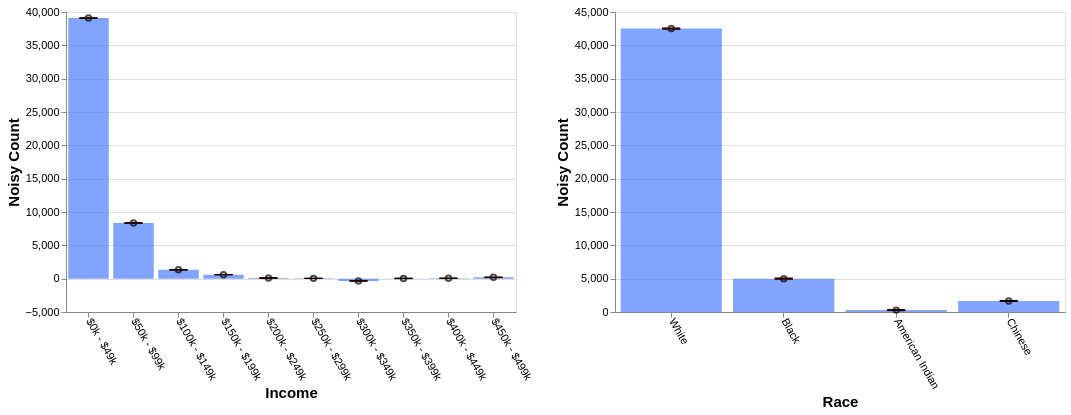

Specify this chart in Vega-Lite:
### Vega-Lite specification from a JSON file in a GitHub repository (floating-point values rounded to 4 significant figures)
{"config": {"view": {"continuousWidth": 400, "continuousHeight": 300}, "axis": {"labelFontSize": 11, "titleFontSize": 15}, "axisBottom": {"labelAngle": 60}}, "hconcat": [{"layer": [{"mark": "bar", "encoding": {"color": {"value": "transparent"}, "tooltip": [{"aggregate": "sum", "field": "noisy_count", "title": "noisy count", "type": "quantitative"}, {"aggregate": "sum", "field": "noisy_count_prev", "title": "prev count", "type": "quantitative"}, {"aggregate": "sum", "field": "error", "title": "current error", "type": "quantitative"}, {"aggregate": "sum", "field": "error_prev", "title": "prev error", "type": "quantitative"}], "x": {"field": "income", "sort": null, "title": "Income", "type": "ordinal"}}, "height": 300, "selection": {"selector639": {"type": "interval", "encodings": ["x"]}}, "transform": [{"filter": {"selection": "selector640"}}], "width": 450}, {"mark": {"type": "bar", "color": "gray", "opacity": 0}, "encoding": {"x": {"field": "income", "sort": null, "title": "Income", "type": "ordinal"}, "y": {"aggregate": "sum", "field": "noisy_count_prev", "type": "quantitative"}}, "transform": [{"filter": {"selection": "selector640"}}]}, {"mark": {"type": "bar", "color": "#4C7FFF", "opacity": 0.7}, "encoding": {"x": {"field": "income", "sort": null, "title": "Income", "type": "ordinal"}, "y": {"aggregate": "sum", "field": "noisy_count", "type": "quantitative"}}, "transform": [{"filter": {"selection": "selector640"}}]}, {"mark": {"type": "point", "color": "black", "opacity": 0.7}, "encoding": {"x": {"field": "income", "sort": null, "title": "Income", "type": "ordinal"}, "y": {"aggregate": "sum", "field": "noisy_count", "title": "Noisy Count", "type": "quantitative"}}, "transform": [{"filter": {"selection": "selector640"}}]}, {"mark": {"type": "rule", "color": "#B6B6B6", "size": 2, "strokeDash": [3, 3]}, "encoding": {"x": {"field": "income", "sort": null, "title": "Income", "type": "ordinal"}, "y": {"aggregate": "sum", "field": "plus_error_prev_income", "title": "", "type": "quantitative"}, "y2": {"aggregate": "sum", "field": "minus_error_prev_income", "title": ""}}, "transform": [{"filter": {"selection": "selector640"}}]}, {"mark": {"type": "tick", "color": "#B90000", "size": 0, "strokeDash": [1, 1]}, "encoding": {"x": {"field": "income", "sort": null, "title": "Income", "type": "ordinal"}, "y": {"aggregate": "sum", "field": "plus_error_prev_income", "type": "quantitative"}}, "transform": [{"filter": {"selection": "selector640"}}]}, {"mark": {"type": "tick", "color": "#B90000", "size": 0, "strokeDash": [3, 1]}, "encoding": {"x": {"field": "income", "sort": null, "title": "Income", "type": "ordinal"}, "y": {"aggregate": "sum", "field": "minus_error_prev_income", "type": "quantitative"}}, "transform": [{"filter": {"selection": "selector640"}}]}, {"mark": {"type": "rule", "color": "black", "size": 2}, "encoding": {"x": {"field": "income", "sort": null, "title": "Income", "type": "ordinal"}, "y": {"aggregate": "sum", "field": "plus_error", "title": "", "type": "quantitative"}, "y2": {"aggregate": "sum", "field": "minus_error", "title": ""}}, "transform": [{"filter": {"selection": "selector640"}}]}, {"mark": {"type": "tick", "color": "black", "width": 0}, "encoding": {"x": {"field": "income", "sort": null, "title": "Income", "type": "ordinal"}, "y": {"aggregate": "sum", "field": "plus_error", "type": "quantitative"}}, "transform": [{"filter": {"selection": "selector640"}}]}, {"mark": {"type": "tick", "color": "black", "width": 0}, "encoding": {"x": {"field": "income", "sort": null, "title": "Income", "type": "ordinal"}, "y": {"aggregate": "sum", "field": "minus_error", "type": "quantitative"}}, "transform": [{"filter": {"selection": "selector640"}}]}]}, {"layer": [{"mark": "bar", "encoding": {"color": {"value": "transparent"}, "tooltip": [{"aggregate": "sum", "field": "noisy_count", "title": "noisy count", "type": "quantitative"}, {"aggregate": "sum", "field": "noisy_count_prev", "title": "prev count", "type": "quantitative"}, {"aggregate": "sum", "field": "error", "title": "current error", "type": "quantitative"}, {"aggregate": "sum", "field": "error_prev", "title": "prev error", "type": "quantitative"}], "x": {"field": "race", "sort": null, "title": "Race", "type": "ordinal"}}, "height": 300, "selection": {"selector640": {"type": "interval", "encodings": ["x"]}}, "transform": [{"filter": {"selection": "selector639"}}], "width": 450}, {"mark": {"type": "bar", "color": "gray", "opacity": 0}, "encoding": {"x": {"field": "race", "sort": null, "title": "Race", "type": "ordinal"}, "y": {"aggregate": "sum", "field": "noisy_count_prev", "type": "quantitative"}}, "transform": [{"filter": {"selection": "selector639"}}]}, {"mark": {"type": "bar", "color": "#4C7FFF", "opacity": 0.7}, "encoding": {"x": {"field": "race", "sort": null, "title": "Race", "type": "ordinal"}, "y": {"aggregate": "sum", "field": "noisy_count", "type": "quantitative"}}, "transform": [{"filter": {"selection": "selector639"}}]}, {"mark": {"type": "point", "color": "black", "opacity": 0.7}, "encoding": {"x": {"field": "race", "sort": null, "title": "Race", "type": "ordinal"}, "y": {"aggregate": "sum", "field": "noisy_count", "title": "Noisy Count", "type": "quantitative"}}, "transform": [{"filter": {"selection": "selector639"}}]}, {"mark": {"type": "rule", "color": "#B6B6B6", "size": 2, "strokeDash": [3, 3]}, "encoding": {"x": {"field": "race", "sort": null, "title": "Race", "type": "ordinal"}, "y": {"aggregate": "sum", "field": "plus_error_prev_race", "title": "", "type": "quantitative"}, "y2": {"aggregate": "sum", "field": "minus_error_prev_race", "title": ""}}, "transform": [{"filter": {"selection": "selector639"}}]}, {"mark": {"type": "tick", "color": "#B90000", "size": 0, "strokeDash": [1, 1]}, "encoding": {"x": {"field": "race", "sort": null, "title": "Race", "type": "ordinal"}, "y": {"aggregate": "sum", "field": "plus_error_prev_race", "type": "quantitative"}}, "transform": [{"filter": {"selection": "selector639"}}]}, {"mark": {"type": "tick", "color": "#B90000", "size": 0, "strokeDash": [3, 1]}, "encoding": {"x": {"field": "race", "sort": null, "title": "Race", "type": "ordinal"}, "y": {"aggregate": "sum", "field": "minus_error_prev_race", "type": "quantitative"}}, "transform": [{"filter": {"selection": "selector639"}}]}, {"mark": {"type": "rule", "color": "black", "size": 2}, "encoding": {"x": {"field": "race", "sort": null, "title": "Race", "type": "ordinal"}, "y": {"aggregate": "sum", "field": "plus_error", "title": "", "type": "quantitative"}, "y2": {"aggregate": "sum", "field": "minus_error", "title": ""}}, "transform": [{"filter": {"selection": "selector639"}}]}, {"mark": {"type": "tick", "color": "black", "width": 0}, "encoding": {"x": {"field": "race", "sort": null, "title": "Race", "type": "ordinal"}, "y": {"aggregate": "sum", "field": "plus_error", "type": "quantitative"}}, "transform": [{"filter": {"selection": "selector639"}}]}, {"mark": {"type": "tick", "color": "black", "width": 0}, "encoding": {"x": {"field": "race", "sort": null, "title": "Race", "type": "ordinal"}, "y": {"aggregate": "sum", "field": "minus_error", "type": "quantitative"}}, "transform": [{"filter": {"selection": "selector639"}}]}]}], "data": {"name": "data-cb4b37a4be2bb6cdc7bcd973f9f84ba8"}, "$schema": "https://vega.github.io/schema/vega-lite/v4.17.0.json", "datasets": {"data-cb4b37a4be2bb6cdc7bcd973f9f84ba8": [{"income": "$0k - $49k", "race": "White", "noisy_count": 33190.0, "true_count": 33160.0, "plus_error": 33200.0, "minus_error": 33180.0, "error": 6.9, "noisy_count_prev": 33190.0, "true_count_prev": 33160.0, "plus_error_prev": 33200.0, "minus_error_prev": 33180.0, "error_prev": 7.5, "plus_error_prev_income": 33200.0, "minus_error_prev_income": 33180.0, "plus_error_prev_race": 33200.0, "minus_error_prev_race": 33180.0}, {"income": "$0k - $49k", "race": "Black", "noisy_count": 4265.0, "true_count": 4314.0, "plus_error": 4272.0, "minus_error": 4258.0, "error": 6.9, "noisy_count_prev": 4266.0, "true_count_prev": 4314.0, "plus_error_prev": 4273.0, "minus_error_prev": 4258.0, "error_prev": 7.5, "plus_error_prev_income": 4274.0, "minus_error_prev_income": 4259.0, "plus_error_prev_race": 4273.0, "minus_error_prev_race": 4259.0}, {"income": "$0k - $49k", "race": "American Indian", "noisy_count": 551.0, "true_count": 489.0, "plus_error": 557.9, "minus_error": 544.1, "error": 6.9, "noisy_count_prev": 548.8, "true_count_prev": 489.0, "plus_error_prev": 556.3, "minus_error_prev": 541.3, "error_prev": 7.5, "plus_error_prev_income": 557.6, "minus_error_prev_income": 542.6, "plus_error_prev_race": 556.2, "minus_error_prev_race": 541.2}, {"income": "$0k - $49k", "race": "Chinese", "noisy_count": 1085.0, "true_count": 992.0, "plus_error": 1092.0, "minus_error": 1078.0, "error": 6.9, "noisy_count_prev": 1082.0, "true_count_prev": 992.0, "plus_error_prev": 1090.0, "minus_error_prev": 1075.0, "error_prev": 7.5, "plus_error_prev_income": 1091.0, "minus_error_prev_income": 1076.0, "plus_error_prev_race": 1090.0, "minus_error_prev_race": 1075.0}, {"income": "$50k - $99k", "race": "White", "noisy_count": 7495.0, "true_count": 7572.0, "plus_error": 7503.0, "minus_error": 7487.0, "error": 8.1, "noisy_count_prev": 7496.0, "true_count_prev": 7572.0, "plus_error_prev": 7505.0, "minus_error_prev": 7487.0, "error_prev": 8.9, "plus_error_prev_income": 7505.0, "minus_error_prev_income": 7487.0, "plus_error_prev_race": 7505.0, "minus_error_prev_race": 7487.0}, {"income": "$50k - $99k", "race": "Black", "noisy_count": 532.1, "true_count": 547.0, "plus_error": 540.2, "minus_error": 524.0, "error": 8.1, "noisy_count_prev": 531.5, "true_count_prev": 547.0, "plus_error_prev": 540.4, "minus_error_prev": 522.5, "error_prev": 8.9, "plus_error_prev_income": 540.0, "minus_error_prev_income": 522.1, "plus_error_prev_race": 540.8, "minus_error_prev_race": 522.9}, {"income": "$50k - $99k", "race": "American Indian", "noisy_count": -18.5, "true_count": 64.0, "plus_error": -10.4, "minus_error": -26.6, "error": 8.1, "noisy_count_prev": -17.1, "true_count_prev": 64.0, "plus_error_prev": -8.2, "minus_error_prev": -26.1, "error_prev": 8.9, "plus_error_prev_income": -8.575, "minus_error_prev_income": -26.48, "plus_error_prev_race": -8.26, "minus_error_prev_race": -26.16}, {"income": "$50k - $99k", "race": "Chinese", "noisy_count": 342.5, "true_count": 344.0, "plus_error": 350.6, "minus_error": 334.4, "error": 8.1, "noisy_count_prev": 342.0, "true_count_prev": 344.0, "plus_error_prev": 350.9, "minus_error_prev": 333.0, "error_prev": 8.9, "plus_error_prev_income": 350.5, "minus_error_prev_income": 332.6, "plus_error_prev_race": 351.1, "minus_error_prev_race": 333.2}, {"income": "$100k - $149k", "race": "White", "noisy_count": 1081.0, "true_count": 1036.0, "plus_error": 1090.0, "minus_error": 1073.0, "error": 8.1, "noisy_count_prev": 1079.0, "true_count_prev": 1036.0, "plus_error_prev": 1088.0, "minus_error_prev": 1070.0, "error_prev": 8.9, "plus_error_prev_income": 1088.0, "minus_error_prev_income": 1070.0, "plus_error_prev_race": 1088.0, "minus_error_prev_race": 1070.0}, {"income": "$100k - $149k", "race": "Black", "noisy_count": -1.5, "true_count": 45.0, "plus_error": 6.6, "minus_error": -9.6, "error": 8.1, "noisy_count_prev": -0.2, "true_count_prev": 45.0, "plus_error_prev": 8.7, "minus_error_prev": -9.2, "error_prev": 8.9, "plus_error_prev_income": 9.425, "minus_error_prev_income": -8.475, "plus_error_prev_race": 9.12, "minus_error_prev_race": -8.78}, {"income": "$100k - $149k", "race": "American Indian", "noisy_count": 77.9, "true_count": 4.0, "plus_error": 86.0, "minus_error": 69.8, "error": 8.1, "noisy_count_prev": 77.0, "true_count_prev": 4.0, "plus_error_prev": 85.9, "minus_error_prev": 68.0, "error_prev": 8.9, "plus_error_prev_income": 86.63, "minus_error_prev_income": 68.73, "plus_error_prev_race": 85.84, "minus_error_prev_race": 67.94}, {"income": "$100k - $149k", "race": "Chinese", "noisy_count": 166.1, "true_count": 64.0, "plus_error": 174.2, "minus_error": 158.0, "error": 8.1, "noisy_count_prev": 165.6, "true_count_prev": 64.0, "plus_error_prev": 174.5, "minus_error_prev": 156.7, "error_prev": 8.9, "plus_error_prev_income": 175.2, "minus_error_prev_income": 157.4, "plus_error_prev_race": 174.7, "minus_error_prev_race": 156.9}, {"income": "$150k - $199k", "race": "White", "noisy_count": 568.9, "true_count": 559.0, "plus_error": 571.8, "minus_error": 566.0, "error": 2.9, "noisy_count_prev": 568.8, "true_count_prev": 559.0, "plus_error_prev": 572.0, "minus_error_prev": 565.6, "error_prev": 3.2, "plus_error_prev_income": 572.1, "minus_error_prev_income": 565.7, "plus_error_prev_race": 572.2, "minus_error_prev_race": 565.8}, {"income": "$150k - $199k", "race": "Black", "noisy_count": -6.7, "true_count": 15.0, "plus_error": -3.8, "minus_error": -9.6, "error": 2.9, "noisy_count_prev": -7.1, "true_count_prev": 15.0, "plus_error_prev": -3.9, "minus_error_prev": -10.3, "error_prev": 3.2, "plus_error_prev_income": -3.8, "minus_error_prev_income": -10.2, "plus_error_prev_race": -3.48, "minus_error_prev_race": -9.88}, {"income": "$150k - $199k", "race": "American Indian", "noisy_count": -3.2, "true_count": 1.0, "plus_error": -0.3, "minus_error": -6.2, "error": 2.9, "noisy_count_prev": -2.9, "true_count_prev": 1.0, "plus_error_prev": 0.4, "minus_error_prev": -6.1, "error_prev": 3.2, "plus_error_prev_income": 0.5, "minus_error_prev_income": -6.0, "plus_error_prev_race": 0.34, "minus_error_prev_race": -6.16}, {"income": "$150k - $199k", "race": "Chinese", "noisy_count": 41.2, "true_count": 34.0, "plus_error": 44.1, "minus_error": 38.2, "error": 2.9, "noisy_count_prev": 41.0, "true_count_prev": 34.0, "plus_error_prev": 44.2, "minus_error_prev": 37.8, "error_prev": 3.2, "plus_error_prev_income": 44.3, "minus_error_prev_income": 37.9, "plus_error_prev_race": 44.41, "minus_error_prev_race": 38.01}, {"income": "$200k - $249k", "race": "White", "noisy_count": 219.1, "true_count": 122.0, "plus_error": 227.2, "minus_error": 210.9, "error": 8.1, "noisy_count_prev": 218.6, "true_count_prev": 122.0, "plus_error_prev": 227.5, "minus_error_prev": 209.7, "error_prev": 8.9, "plus_error_prev_income": 227.0, "minus_error_prev_income": 209.2, "plus_error_prev_race": 227.7, "minus_error_prev_race": 209.9}, {"income": "$200k - $249k", "race": "Black", "noisy_count": -6.3, "true_count": 7.0, "plus_error": 1.9, "minus_error": -14.4, "error": 8.1, "noisy_count_prev": -5.7, "true_count_prev": 7.0, "plus_error_prev": 3.2, "minus_error_prev": -14.6, "error_prev": 8.9, "plus_error_prev_income": 2.725, "minus_error_prev_income": -15.07, "plus_error_prev_race": 3.62, "minus_error_prev_race": -14.18}, {"income": "$200k - $249k", "race": "American Indian", "noisy_count": -42.5, "true_count": 3.0, "plus_error": -34.4, "minus_error": -50.7, "error": 8.1, "noisy_count_prev": -41.7, "true_count_prev": 3.0, "plus_error_prev": -32.7, "minus_error_prev": -50.6, "error_prev": 8.9, "plus_error_prev_income": -33.17, "minus_error_prev_income": -51.08, "plus_error_prev_race": -32.76, "minus_error_prev_race": -50.66}, {"income": "$200k - $249k", "race": "Chinese", "noisy_count": -73.1, "true_count": 5.0, "plus_error": -64.9, "minus_error": -81.2, "error": 8.1, "noisy_count_prev": -72.1, "true_count_prev": 5.0, "plus_error_prev": -63.2, "minus_error_prev": -81.1, "error_prev": 8.9, "plus_error_prev_income": -63.67, "minus_error_prev_income": -81.57, "plus_error_prev_race": -62.99, "minus_error_prev_race": -80.89}, {"income": "$250k - $299k", "race": "White", "noisy_count": 75.3, "true_count": 43.0, "plus_error": 78.2, "minus_error": 72.4, "error": 2.9, "noisy_count_prev": 74.8, "true_count_prev": 43.0, "plus_error_prev": 77.9, "minus_error_prev": 71.6, "error_prev": 3.2, "plus_error_prev_income": 78.08, "minus_error_prev_income": 71.77, "plus_error_prev_race": 78.14, "minus_error_prev_race": 71.84}, {"income": "$250k - $299k", "race": "Black", "noisy_count": 25.8, "true_count": 0.0, "plus_error": 28.7, "minus_error": 22.9, "error": 2.9, "noisy_count_prev": 25.2, "true_count_prev": 0.0, "plus_error_prev": 28.4, "minus_error_prev": 22.0, "error_prev": 3.2, "plus_error_prev_income": 28.57, "minus_error_prev_income": 22.17, "plus_error_prev_race": 28.82, "minus_error_prev_race": 22.42}, {"income": "$250k - $299k", "race": "American Indian", "noisy_count": -48.8, "true_count": 0.0, "plus_error": -45.9, "minus_error": -51.6, "error": 2.9, "noisy_count_prev": -48.8, "true_count_prev": 0.0, "plus_error_prev": -45.6, "minus_error_prev": -52.0, "error_prev": 3.2, "plus_error_prev_income": -45.43, "minus_error_prev_income": -51.83, "plus_error_prev_race": -45.66, "minus_error_prev_race": -52.06}, {"income": "$250k - $299k", "race": "Chinese", "noisy_count": -8.2, "true_count": 3.0, "plus_error": -5.3, "minus_error": -11.1, "error": 2.9, "noisy_count_prev": -7.8, "true_count_prev": 3.0, "plus_error_prev": -4.6, "minus_error_prev": -11.0, "error_prev": 3.2, "plus_error_prev_income": -4.425, "minus_error_prev_income": -10.83, "plus_error_prev_race": -4.39, "minus_error_prev_race": -10.79}, {"income": "$300k - $349k", "race": "White", "noisy_count": -31.4, "true_count": 11.0, "plus_error": -23.3, "minus_error": -39.6, "error": 8.1, "noisy_count_prev": -31.5, "true_count_prev": 11.0, "plus_error_prev": -22.5, "minus_error_prev": -40.4, "error_prev": 8.9, "plus_error_prev_income": -23.33, "minus_error_prev_income": -41.23, "plus_error_prev_race": -22.26, "minus_error_prev_race": -40.16}, {"income": "$300k - $349k", "race": "Black", "noisy_count": -55.9, "true_count": 1.0, "plus_error": -47.8, "minus_error": -64.0, "error": 8.1, "noisy_count_prev": -54.6, "true_count_prev": 1.0, "plus_error_prev": -45.6, "minus_error_prev": -63.5, "error_prev": 8.9, "plus_error_prev_income": -46.43, "minus_error_prev_income": -64.33, "plus_error_prev_race": -45.18, "minus_error_prev_race": -63.08}, {"income": "$300k - $349k", "race": "American Indian", "noisy_count": -167.4, "true_count": 0.0, "plus_error": -159.3, "minus_error": -175.6, "error": 8.1, "noisy_count_prev": -166.0, "true_count_prev": 0.0, "plus_error_prev": -157.0, "minus_error_prev": -174.9, "error_prev": 8.9, "plus_error_prev_income": -157.8, "minus_error_prev_income": -175.7, "plus_error_prev_race": -157.1, "minus_error_prev_race": -175.0}, {"income": "$300k - $349k", "race": "Chinese", "noisy_count": -78.1, "true_count": 0.0, "plus_error": -70.0, "minus_error": -86.3, "error": 8.1, "noisy_count_prev": -77.4, "true_count_prev": 0.0, "plus_error_prev": -68.4, "minus_error_prev": -86.3, "error_prev": 8.9, "plus_error_prev_income": -69.23, "minus_error_prev_income": -87.12, "plus_error_prev_race": -68.19, "minus_error_prev_race": -86.09}, {"income": "$350k - $399k", "race": "White", "noisy_count": 41.4, "true_count": 2.0, "plus_error": 48.3, "minus_error": 34.5, "error": 6.9, "noisy_count_prev": 40.6, "true_count_prev": 2.0, "plus_error_prev": 48.1, "minus_error_prev": 33.1, "error_prev": 7.5, "plus_error_prev_income": 48.98, "minus_error_prev_income": 33.98, "plus_error_prev_race": 48.34, "minus_error_prev_race": 33.34}, {"income": "$350k - $399k", "race": "Black", "noisy_count": -7.2, "true_count": 0.0, "plus_error": -0.3, "minus_error": -14.0, "error": 6.9, "noisy_count_prev": -7.6, "true_count_prev": 0.0, "plus_error_prev": -0.1, "minus_error_prev": -15.0, "error_prev": 7.5, "plus_error_prev_income": 0.775, "minus_error_prev_income": -14.13, "plus_error_prev_race": 0.32, "minus_error_prev_race": -14.58}, {"income": "$350k - $399k", "race": "American Indian", "noisy_count": 4.2, "true_count": 0.0, "plus_error": 11.1, "minus_error": -2.7, "error": 6.9, "noisy_count_prev": 1.6, "true_count_prev": 0.0, "plus_error_prev": 9.1, "minus_error_prev": -5.9, "error_prev": 7.5, "plus_error_prev_income": 9.975, "minus_error_prev_income": -5.025, "plus_error_prev_race": 9.04, "minus_error_prev_race": -5.96}, {"income": "$350k - $399k", "race": "Chinese", "noisy_count": -0.7, "true_count": 0.0, "plus_error": 6.2, "minus_error": -7.5, "error": 6.9, "noisy_count_prev": -0.4, "true_count_prev": 0.0, "plus_error_prev": 7.1, "minus_error_prev": -7.9, "error_prev": 7.5, "plus_error_prev_income": 7.975, "minus_error_prev_income": -7.025, "plus_error_prev_race": 7.31, "minus_error_prev_race": -7.69}, {"income": "$400k - $449k", "race": "White", "noisy_count": -39.1, "true_count": 2.0, "plus_error": -32.1, "minus_error": -46.0, "error": 6.9, "noisy_count_prev": -37.3, "true_count_prev": 2.0, "plus_error_prev": -29.8, "minus_error_prev": -44.8, "error_prev": 7.5, "plus_error_prev_income": -29.75, "minus_error_prev_income": -44.75, "plus_error_prev_race": -29.56, "minus_error_prev_race": -44.56}, {"income": "$400k - $449k", "race": "Black", "noisy_count": 159.3, "true_count": 0.0, "plus_error": 166.3, "minus_error": 152.4, "error": 6.9, "noisy_count_prev": 155.2, "true_count_prev": 0.0, "plus_error_prev": 162.7, "minus_error_prev": 147.7, "error_prev": 7.5, "plus_error_prev_income": 162.8, "minus_error_prev_income": 147.8, "plus_error_prev_race": 163.1, "minus_error_prev_race": 148.1}, {"income": "$400k - $449k", "race": "American Indian", "noisy_count": -97.3, "true_count": 0.0, "plus_error": -90.4, "minus_error": -104.3, "error": 6.9, "noisy_count_prev": -95.2, "true_count_prev": 0.0, "plus_error_prev": -87.6, "minus_error_prev": -102.7, "error_prev": 7.5, "plus_error_prev_income": -87.55, "minus_error_prev_income": -102.6, "plus_error_prev_race": -87.66, "minus_error_prev_race": -102.8}, {"income": "$400k - $449k", "race": "Chinese", "noisy_count": 28.2, "true_count": 0.0, "plus_error": 35.1, "minus_error": 21.2, "error": 6.9, "noisy_count_prev": 28.2, "true_count_prev": 0.0, "plus_error_prev": 35.7, "minus_error_prev": 20.7, "error_prev": 7.5, "plus_error_prev_income": 35.75, "minus_error_prev_income": 20.75, "plus_error_prev_race": 35.91, "minus_error_prev_race": 20.91}, {"income": "$450k - $499k", "race": "White", "noisy_count": -91.2, "true_count": 1.0, "plus_error": -83.1, "minus_error": -99.3, "error": 8.1, "noisy_count_prev": -90.1, "true_count_prev": 1.0, "plus_error_prev": -81.1, "minus_error_prev": -99.0, "error_prev": 8.9, "plus_error_prev_income": -80.67, "minus_error_prev_income": -98.57, "plus_error_prev_race": -80.86, "minus_error_prev_race": -98.76}, {"income": "$450k - $499k", "race": "Black", "noisy_count": 101.8, "true_count": 0.0, "plus_error": 109.9, "minus_error": 93.7, "error": 8.1, "noisy_count_prev": 99.6, "true_count_prev": 0.0, "plus_error_prev": 108.5, "minus_error_prev": 90.6, "error_prev": 8.9, "plus_error_prev_income": 108.9, "minus_error_prev_income": 91.03, "plus_error_prev_race": 108.9, "minus_error_prev_race": 91.02}, {"income": "$450k - $499k", "race": "American Indian", "noisy_count": 26.9, "true_count": 0.0, "plus_error": 35.0, "minus_error": 18.7, "error": 8.1, "noisy_count_prev": 27.2, "true_count_prev": 0.0, "plus_error_prev": 36.2, "minus_error_prev": 18.3, "error_prev": 8.9, "plus_error_prev_income": 36.63, "minus_error_prev_income": 18.73, "plus_error_prev_race": 36.14, "minus_error_prev_race": 18.24}, {"income": "$450k - $499k", "race": "Chinese", "noisy_count": 158.1, "true_count": 0.0, "plus_error": 166.3, "minus_error": 150.0, "error": 8.1, "noisy_count_prev": 157.2, "true_count_prev": 0.0, "plus_error_prev": 166.2, "minus_error_prev": 148.3, "error_prev": 8.9, "plus_error_prev_income": 166.6, "minus_error_prev_income": 148.7, "plus_error_prev_race": 166.4, "minus_error_prev_race": 148.5}]}}
